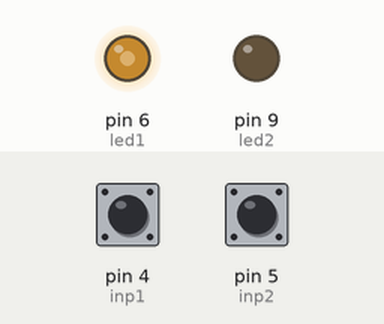
A sketch run on a simulated Arduino Uno, built with avr-gcc and run on an emulated ATmega328P. Parts: output pins drawn as LEDs (lit = HIGH). The inputs (shaded band) are chosen by the test bench; at power-on: pin 4 (inp1) HIGH, pin 5 (inp2) HIGH.

Above: at 1.2 s.
1.3 s: pin 4 (inp1) pulled LOW for 0.15 s
At 2.4 s:
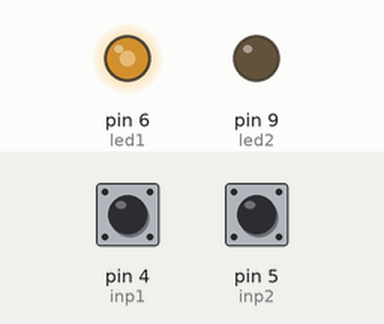
2.9 s: pin 4 (inp1) pulled LOW for 1 s
At 3.6 s:
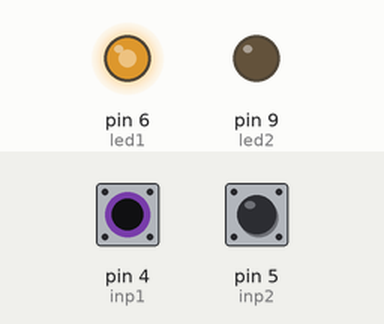
5.4 s: pin 4 (inp1) pulled LOW for 0.15 s
At 6.6 s:
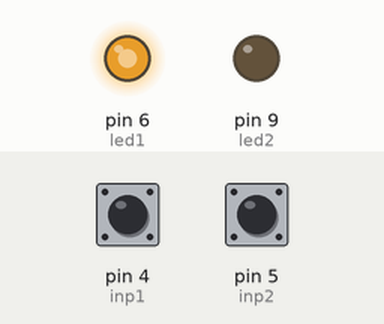
7.0 s: pin 5 (inp2) pulled LOW for 0.15 s
At 8.0 s:
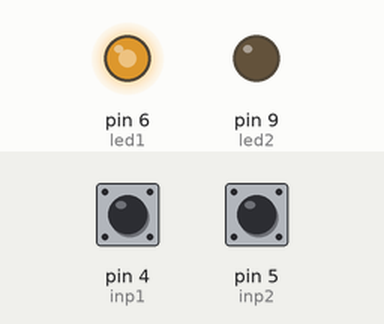
8.6 s: pin 4 (inp1) pulled LOW for 3.2 s
At 9.2 s:
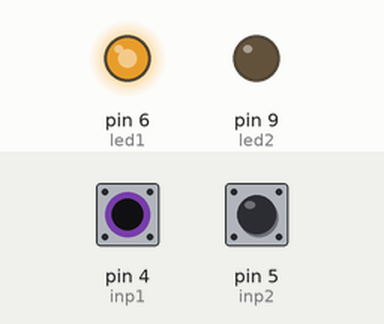
Timing chart, 0 to 11.6 s (numbered marks = the images above; inputs shaded):
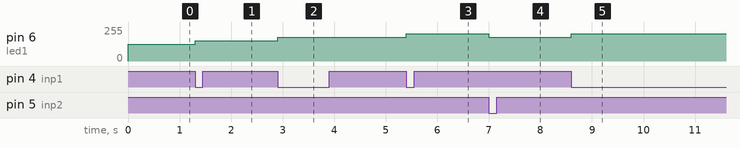

The sketch:

pwm_brightness_steps_button_linear.ino
```cpp
int led1 = 6;
int led2 = 9;

int inp1 = 4;
int inp2 = 5;

unsigned long lastPress[6];  // dumb, but works
bool lastStatus[6];
bool buttonStatus[6];

int minBrightness = 0;
int maxBrightness = 100;
int brightnessStep = 10;

int brightness = 50;

int pressTimeout = 100;  //ms

void setup() {
  pinMode(inp1, INPUT_PULLUP);
  pinMode(inp2, INPUT_PULLUP);

  pinMode(led1, OUTPUT);
  pinMode(led2, OUTPUT);

  lastPress[inp1] = 0;
  lastPress[inp2] = 0;

  lastStatus[inp1] = false;
  lastStatus[inp2] = false;

  buttonStatus[inp1] = false;
  buttonStatus[inp1] = false;

  Serial.begin(9600);
}

void loop() {
  if (asyncButtonPress(inp1)) brightness += brightnessStep;
  if (asyncButtonPress(inp2)) brightness -= brightnessStep;

  brightness = clamp(brightness, minBrightness, maxBrightness);

  setBrightnessPercent(led1, brightness);
}

int clamp(int num, int min, int max) {
  if (num > max) {
    return max;
  } else if (num < min) {
    return min;
  } else {
    return num;
  }
}

void setBrightnessPercent(int ledID, float brightnessPercent) {
  int brightness = 255 * (brightnessPercent / 100);

  analogWrite(ledID, brightness);
}

bool asyncButtonPress(int pinID) {
  if (millis() - lastPress[pinID] >= pressTimeout) {
    buttonStatus[pinID] = digitalRead(pinID) == LOW;
    bool buttonChanged = buttonStatus[pinID] != lastStatus[pinID];
    lastStatus[pinID] = buttonStatus[pinID];

    if (buttonChanged) {
      lastPress[pinID] = millis();

      if (buttonStatus[pinID]) {
        return true;
      }
    }
  }

  return false;
}
```

Measured:
- after the input at 1.3 s, pin 6 (led1): 127/255 → 153/255 at once
- after the input at 2.9 s, pin 6 (led1): 153/255 → 178/255 at once
- after the input at 5.4 s, pin 6 (led1): 178/255 → 204/255 at once
- after the input at 7.0 s, pin 6 (led1): 204/255 → 178/255 at once
- after the input at 8.6 s, pin 6 (led1): 178/255 → 204/255 at once
